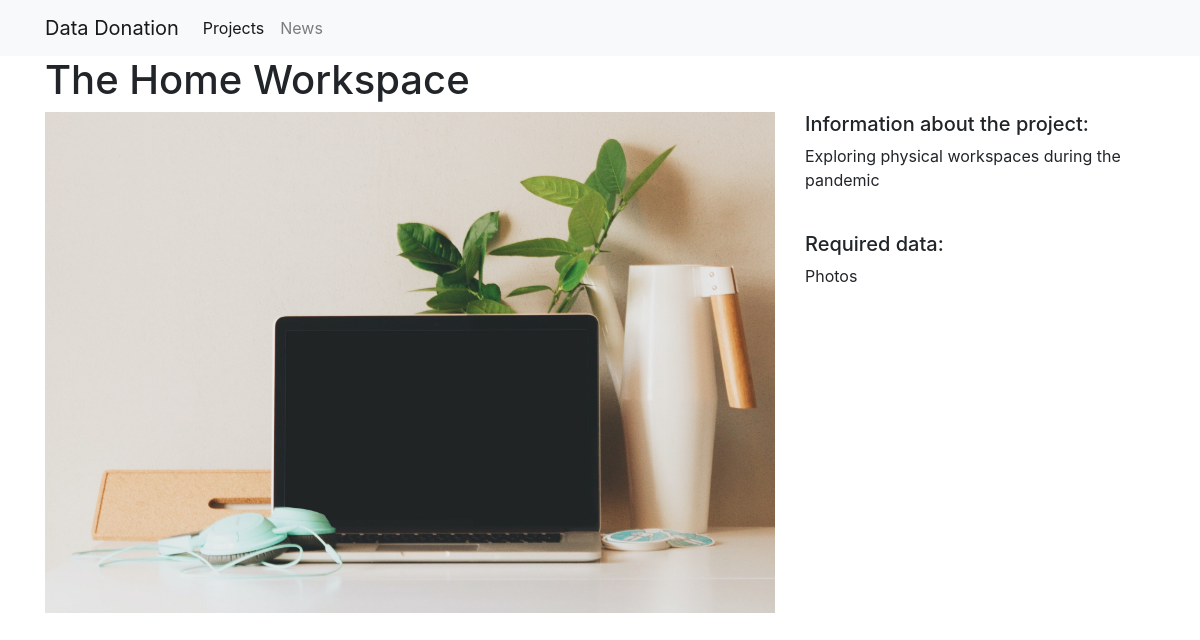
/causes/1/, run on the app's committed database.
### causes/models.py (models this page shows, shortened)
class Cause(models.Model):
    title = models.CharField(max_length=100) # Short string frield to hold the name of the cause
    description = models.TextField() # Large string frield to hold a piece of text
    technology = models.CharField(max_length=50) # Short string
    image = models.ImageField(upload_to="images")

### causes/views.py (the view)
# urls.py: path("<int:pk>/", views.cause_detail, name="cause_detail"), # Dynamically generate URLs
def cause_detail(request, pk):
    cause = Cause.objects.get(pk=pk) # Query: Retrieves the project with primary key pk
    context = {
        'cause' : cause
    }
    return render(request, "cause_detail.html", context)

### causes/templates/cause_detail.html
{% extends "base.html" %}
{% load static %}
{% block page_content %}
<h1>{{ cause.title }}</h1>
<div class="row">
    <div class="col-md-8">
        <img src="{{ cause.image.url }}" alt="" width="100%">
    </div>
    <div class="col-md-4">
        <h5>Information about the project:</h5>
        <p>{{ cause.description }}</p>
        <br>
        <h5>Required data:</h5>
        <p>{{ cause.technology }}</p>
    </div>
</div>
{% endblock %}

### data on the page
Cause: title "The Home Workspace", image (picture), description "Exploring physical workspaces during the pandemic", technology "Photos"
